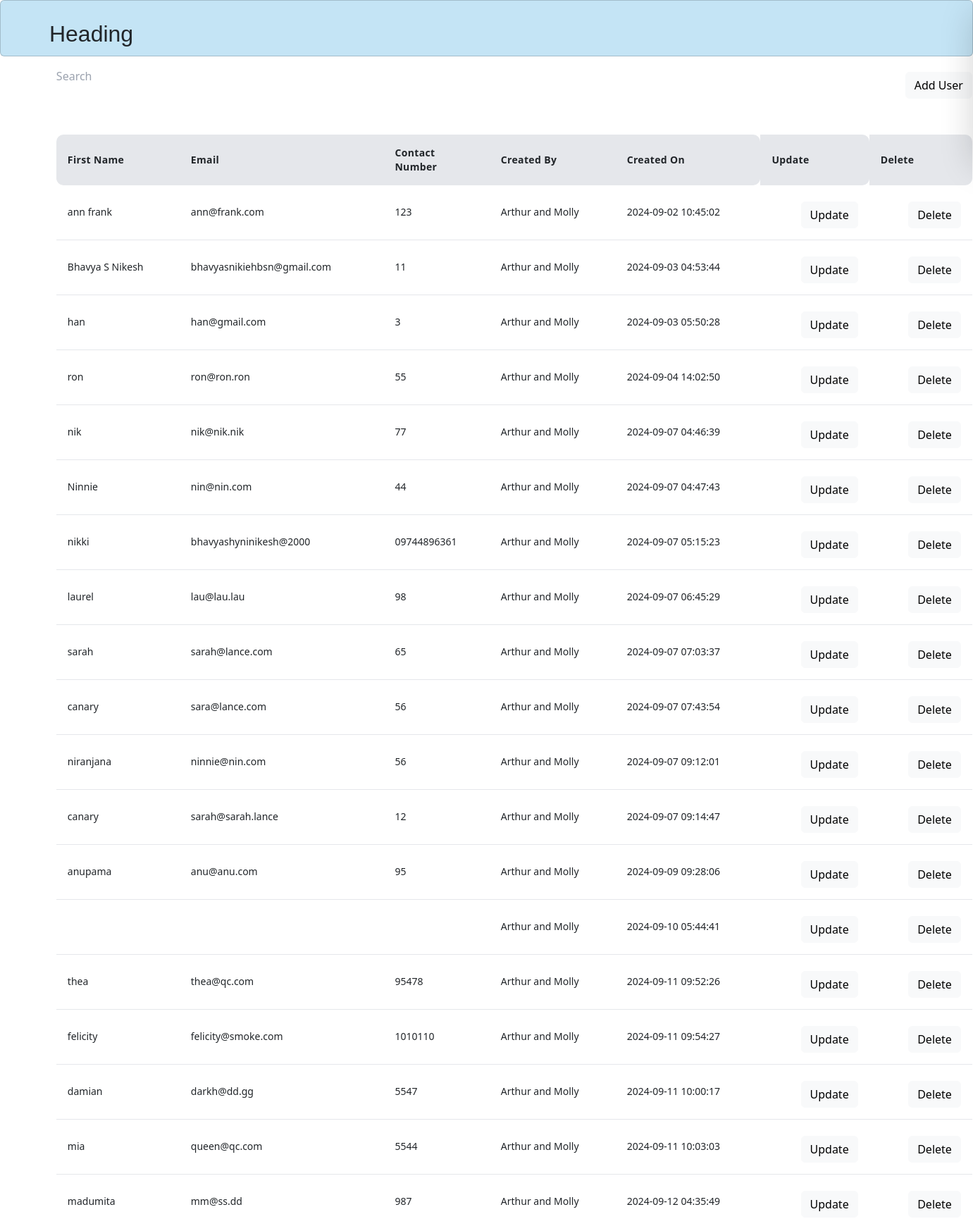
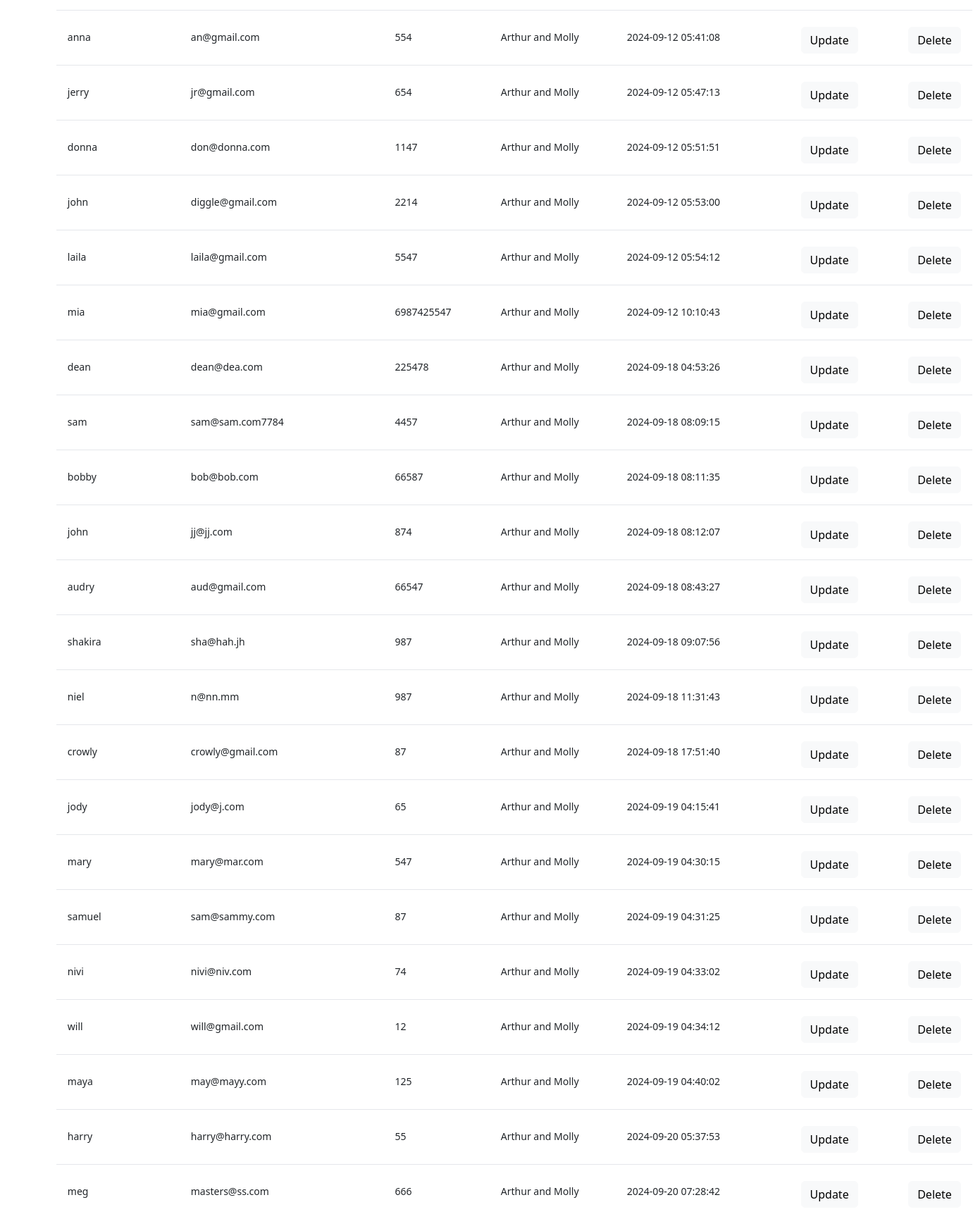
/users, run on an earlier commit of the app's database (2 pictures, top to bottom).
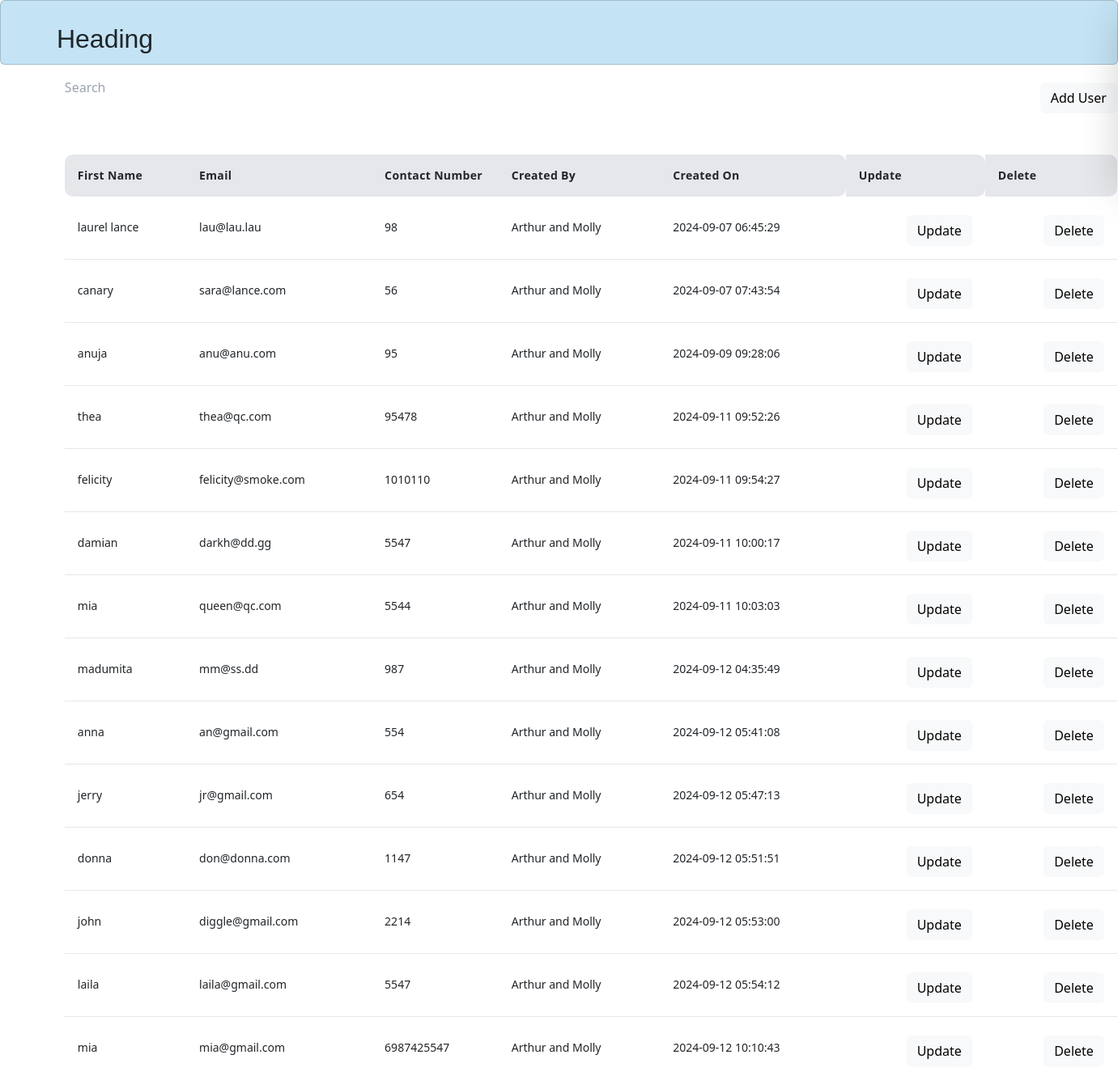
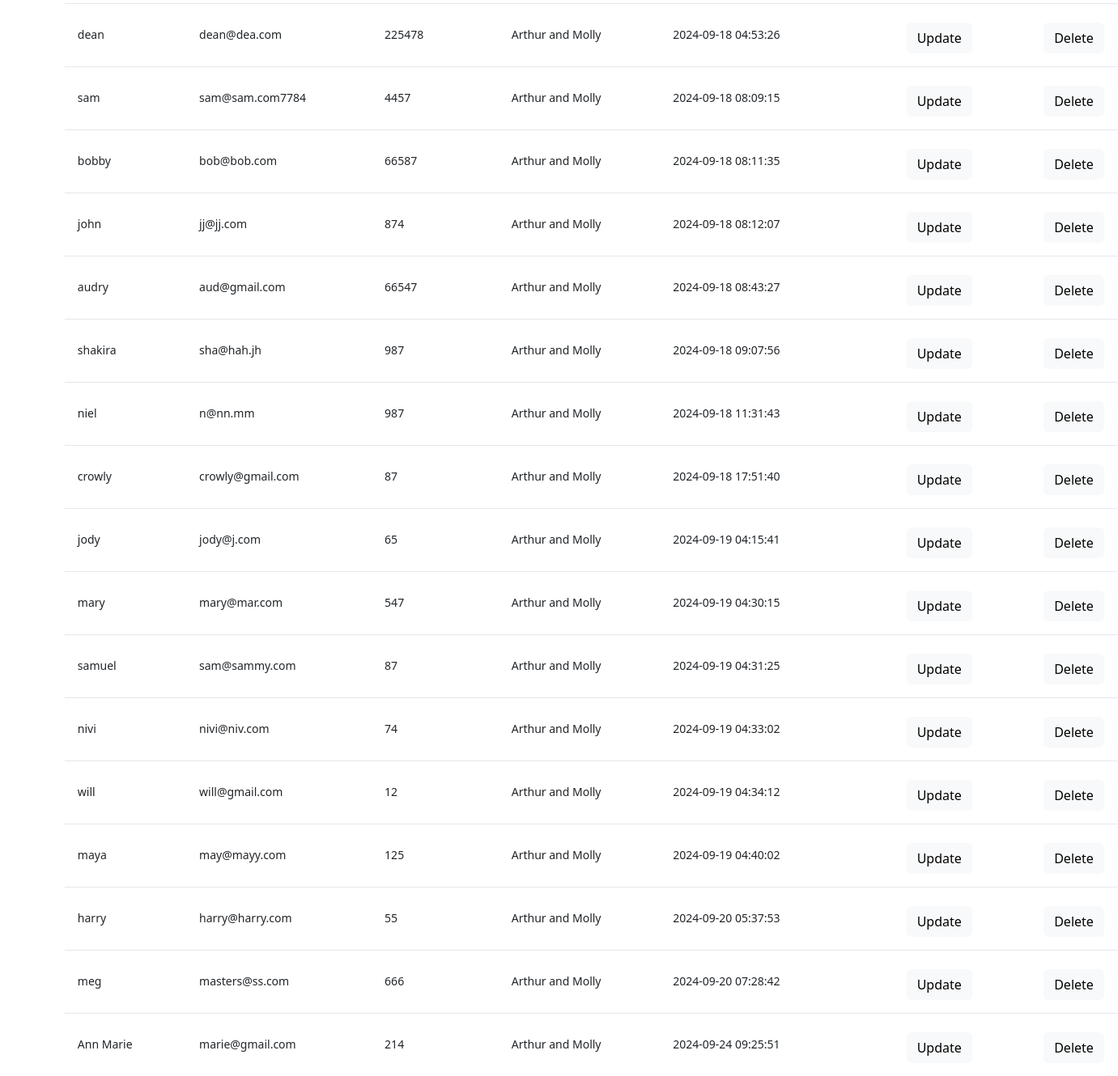
And on a later commit of the database (2 pictures, top to bottom).
### app.py (models this page shows)
class User(db.Model, UserMixin):
    user_id = db.Column(db.Integer, primary_key=True, autoincrement=True)
    email = db.Column(db.String(100),unique=True)
    password_hash = db.Column(db.String(500))
    first_name = db.Column(db.String(100),nullable=False)
    middle_name = db.Column(db.String(100),nullable=False)
    last_name = db.Column(db.String(100))
    contact_no =  db.Column(db.String(100),nullable=False)
    alt_contact_no = db.Column(db.String(100), nullable=True, default=None)
    company_id = mapped_column(Integer, ForeignKey("company.comp_id"))
    company = relationship("Company",backref=backref('users', lazy=True))
    is_deleted = db.Column(db.Boolean, default=False)
    created_by = db.Column(db.String(100), nullable=False)
    created_dt = db.Column(db.DateTime(timezone=True), server_default=func.now())
    updated_by = db.Column(db.String(100), nullable=False)
    updated_dt = db.Column(db.DateTime(timezone=True), server_default=func.now())

### app.py (the view)
@app.route('/users',methods=['GET', 'POST'] )
def users():
    user_list = User.query.all()
    return render_template('partials/table.html', users=user_list)

### templates/partials/table.html (shortened to what this page needs)
{% extends 'base.html' %}
{% block content %}
<!DOCTYPE html>
<html lang="en">
<head>
  <link href="https://unpkg.com/tailwindcss@^2/dist/tailwind.min.css" rel="stylesheet">
  <link href="https://cdn.jsdelivr.net/npm/bootstrap@5.3.3/dist/css/bootstrap.min.css" rel="stylesheet">
</head>
<body>
<div>
  <section class="section">
    <div id="table1">
      <div>
        <input type="text" class="input bg-white-50" style="float: left;" placeholder="Search" name="q" hx-get="/search" hx-trigger="keyup changed delay:500ms" hx-target="#results">
        <button
            x-data="{usedKeyboard: false}"
            @keydown.window.tab="usedKeyboard = true"
            role="button"
            @click="$dispatch('open-menu', { open: true, user_id:''})"
            :class="{'focus:outline-none': !usedKeyboard}"
            class="btn btn-light" style="float: right;">
            Add User
        </button>
      </div>
      <br>
      <br>
      <br>
      <br>
      <table class="table2" id="results">
        <thead class="bg-gray-200 text-black-500">
          <tr class="bg-white-50">
            <th class="w-24 p-3 text-sm font-bold tracking-wide text-left">First Name</th>
            <th class="w-24 p-3 text-sm font-bold tracking-wide text-left">Email</th>
            <th class="w-24 p-3 text-sm font-bold tracking-wide text-left">Contact Number</th>
            <th class="w-24 p-3 text-sm font-bold tracking-wide text-left">Created By</th>
            <th class="w-24 p-3 text-sm font-bold tracking-wide text-left">Created On</th>
            <th class="w-24 p-3 text-sm font-bold tracking-wide text-left">Update</th>
            <th class="w-24 p-3 text-sm font-bold tracking-wide text-left">Delete</th>
          </tr>
        </thead>
        <tbody id="results" class="divide-y divide-white-100">
          {% for user in users %}
          <tr class="bg-white-200">
            <td class="p-3 text-sm text-black-700 whitespace-nowrap">{{ user.first_name }}</td>
            <td class="p-3 text-sm text-black-700 whitespace-nowrap">{{ user.email }}</td>
            <td class="p-3 text-sm text-black-700 whitespace-nowrap">{{ user.contact_no }}</td>
            <td class="p-3 text-sm text-black-700 whitespace-nowrap">{{ user.created_by }}</td>
            <td class="p-3 text-sm text-black-700 whitespace-nowrap">{{ user.created_dt }}</td>
            <td class="p-3 text-sm text-black-700 whitespace-nowrap">
              <a id="{{user.user_id}}" x-data="{usedKeyboard: false}" @keydown.window.tab="usedKeyboard = true" role="button" @click="$dispatch('open-menu', {open: true, user_id: $event.target.id});"  class="btn btn-light" style="float: right;">Update</a>
            </td>
            <td class="p-3 text-sm text-black-700 whitespace-nowrap">
              <a id="{{user.user_id}}" name="{{user.first_name}}" x-data="{usedKeyboard: false}" @keydown.window.tab="usedKeyboard = true" role="button" @click="$dispatch('open-menu-2', {open: true, user_id: $event.target.id, name : $event.target.name});"  class="btn btn-light" style="float: right;">Delete</a>
            </td>
          </tr>
          {% endfor %}
        </tbody>
      </table>
    </div>
  </section>
</div>
</body>
{% endblock %}

### templates/base.html (shortened to what this page needs)
<!doctype html>
<html lang="en">
  <head>
    <link href="{{url_for('static', filename='style.css')}}" rel="stylesheet">
    <script src="https://cdn.tailwindcss.com"></script>
  </head>
  <body>
    <header>
      <div id="pagetop" class="card">
          <div id="heading">
              <h2>Heading</h2>
          </div>
  </header>
    <div class="container-fluid">
        {% block content %}
         {% endblock %}
        </div>
  </body>
</html>

### static/style.css (style rules this page uses)
html, body { height: 100%; }
body { height: -moz-calc(100% - 113px); height: -webkit-calc(100% - 113px); height: calc(100% - 113px); }
body { background: #c4e4f5; }
h2 { font-size: 2.5rem; font-weight: bold; }
input { font-size: 18px; font-family:'Times New Roman', Times, serif; height: 27px; }
.btn { margin-left: 10px; margin-top: 7px; font-size: 16px; font-family: 'OpenSansBold'; padding: 5px 15px 10px 15px; }
table, th, td { border-left: none; border-right: none; }
tr td:nth-child(n+5), tr th:nth-child(n+5) { border-radius: 0 .625rem .625rem 0; }
tr td:nth-child(1), tr th:nth-child(1) { border-radius: .625rem 0 0 .625rem; }
#pagetop { position: absolute; padding: 0; height: 56px; top: 0; left: 0; width: 100%; background-color: #c4e4f5; display: inline-block; height: 80px; }
#heading { font-family:'Trebuchet MS', 'Lucida Sans Unicode', 'Lucida Grande', 'Lucida Sans', Arial, sans-serif; margin-top: 2%; margin-left: 5%; }
#table1 { margin-top: 7%; margin-left: 5%; width: 1300px;; }
.table2 { width: 1300px; }

What changed in the data, as far as the page shows it:
removed User: first_name "ann frank", email "ann@frank.com", contact_no "123", created_by "Arthur and Molly", created_dt "2024-09-02 10:45:02"
removed User: first_name "Bhavya S Nikesh", email "bhavyasnikiehbsn@gmail.com", contact_no "11", created_by "Arthur and Molly", created_dt "2024-09-03 04:53:44"
removed User: first_name "han", email "han@gmail.com", contact_no "3", created_by "Arthur and Molly", created_dt "2024-09-03 05:50:28"
removed User: first_name "ron", email "ron@ron.ron", contact_no "55", created_by "Arthur and Molly", created_dt "2024-09-04 14:02:50"
removed User: first_name "nik", email "nik@nik.nik", contact_no "77", created_by "Arthur and Molly", created_dt "2024-09-07 04:46:39"
removed User: first_name "Ninnie", email "nin@nin.com", contact_no "44", created_by "Arthur and Molly", created_dt "2024-09-07 04:47:43"
removed User: first_name "nikki", email "bhavyashyninikesh@2000", contact_no "09744896361", created_by "Arthur and Molly", created_dt "2024-09-07 05:15:23"
removed User: first_name "sarah", email "sarah@lance.com", contact_no "65", created_by "Arthur and Molly", created_dt "2024-09-07 07:03:37"
removed User: first_name "niranjana", email "ninnie@nin.com", contact_no "56", created_by "Arthur and Molly", created_dt "2024-09-07 09:12:01"
removed User: first_name "canary", email "sarah@sarah.lance", contact_no "12", created_by "Arthur and Molly", created_dt "2024-09-07 09:14:47"
removed User: created_by "Arthur and Molly", created_dt "2024-09-10 05:44:41"
changed User "lau@lau.lau": first_name "laurel" → "laurel lance"
changed User "anu@anu.com": first_name "anupama" → "anuja"
added User: first_name "Ann Marie", email "marie@gmail.com", contact_no "214", created_by "Arthur and Molly", created_dt "2024-09-24 09:25:51"
